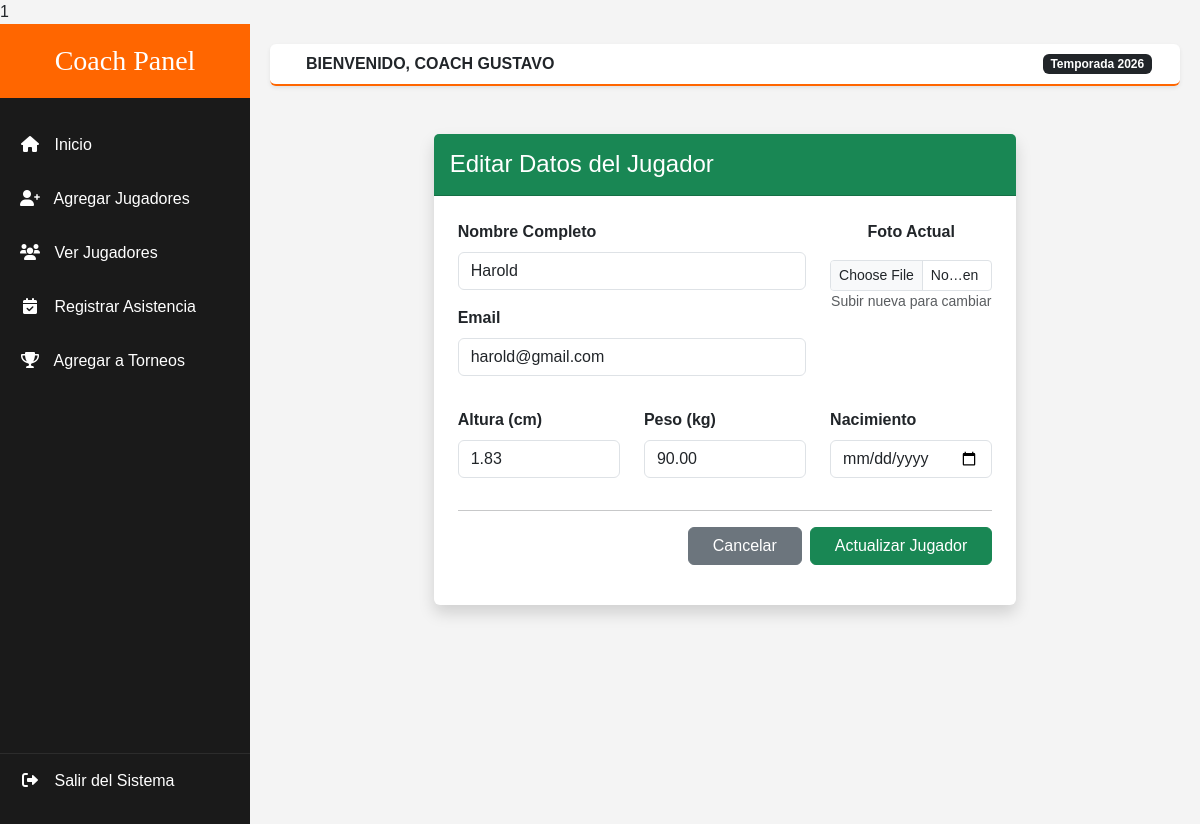
Page /client/entrenador/views/jugadores/update.php?id=1 (signed in) on the committed database.
### tables this page shows
CREATE TABLE `usuarios` (
  `id_usuario` int(11) NOT NULL,
  `nombre_usuario` varchar(100) NOT NULL,
  `password_usuario` varchar(255) NOT NULL,
  `email_usuario` varchar(100) DEFAULT NULL,
  `id_universidad_fk` int(11) DEFAULT NULL,
  `id_rol_fk` int(11) DEFAULT NULL,
  `fecha_creacion` timestamp NOT NULL DEFAULT current_timestamp(),
  `fecha_actualizacion` timestamp NOT NULL DEFAULT current_timestamp() ON UPDATE current_timestamp(),
  `isActive` int(11) DEFAULT NULL
);

CREATE TABLE `jugadores` (
  `id_jugador` int(11) NOT NULL,
  `nombre_jugador` varchar(100) DEFAULT NULL,
  `email_jugador` varchar(100) DEFAULT NULL,
  `password_jugador` varchar(255) DEFAULT NULL,
  `altura_jugador` decimal(3,2) DEFAULT NULL,
  `peso_jugador` decimal(5,2) DEFAULT NULL,
  `fecha_nacimiento` date DEFAULT NULL,
  `id_universidad_fk` int(11) DEFAULT NULL,
  `id_objetivo_fk` int(11) DEFAULT NULL,
  `isActive` int(11) DEFAULT NULL,
  `fecha_creacion` timestamp NOT NULL DEFAULT current_timestamp(),
  `fecha_actualizacion` timestamp NOT NULL DEFAULT current_timestamp() ON UPDATE current_timestamp(),
  `imagen_jugador` text DEFAULT NULL
);

### app/config.php (called while the page is built, shortened)
<?php
    $URL = "http://localhost/academy";
?>

### client/entrenador/layouts/verificacion.php (called while the page is built, shortened)
<?php
    require_once __DIR__ . '/../../../app/config.php';
    if (!isset($_SESSION['sesionentrenador'])) {
        $_SESSION['mensaje'] = "Debes iniciar sesión para acceder";
        $_SESSION['icon_mensaje'] = "warning";
        header('Location: ' . $URL . '/login.php');
        exit();
    } else {
        $usuario_sesion = $_SESSION['sesionentrenador'];
        $sql2 = "SELECT * FROM usuarios WHERE email_usuario = :email";
        $query = $pdo->prepare($sql2);
        $query->bindParam(':email', $usuario_sesion);
        $query->execute();
        $usuarioLogueado = $query->fetch(PDO::FETCH_ASSOC);
    }
?>

### client/entrenador/views/jugadores/update.php (the view, shortened to what this page needs)
<?php include '../../layouts/verificacion.php'; ?>
<?php
$id_jugador_get = $_GET['id'] ?? null;
$sql = "SELECT * FROM jugadores WHERE id_jugador = :id_jugador AND id_universidad_fk = :id_uni";
$query = $pdo->prepare($sql);
$query->bindParam(':id_jugador', $id_jugador_get, PDO::PARAM_INT);
$query->bindParam(':id_uni', $usuarioLogueado['id_universidad_fk'], PDO::PARAM_INT);
$query->execute();
$jugador = $query->fetch(PDO::FETCH_ASSOC);
include '../../layouts/parte1.php';
?>
<div class="container mt-5">
    <div class="row justify-content-center">
        <div class="col-md-8">
            <div class="card shadow border-0">
                <div class="card-header bg-success text-white py-3">
                    <h4 class="mb-0"><i class="bi bi-pencil-square"></i> Editar Datos del Jugador</h4>
                </div>
                <div class="card-body p-4">
                    <form action="<?php echo $URL ?>/app/controllers/controllers_entrenador/jugadores/update.php" method="POST" enctype="multipart/form-data">
                        <div class="row">
                            <div class="col-md-8">
                                <div class="mb-3">
                                    <label class="form-label fw-bold">Nombre Completo</label>
                                    <input type="text" name="nombre_jugador" class="form-control"
                                           value="<?php echo $jugador['nombre_jugador']; ?>" required>
                                </div>
                                <div class="mb-3">
                                    <label class="form-label fw-bold">Email</label>
                                    <input type="email" name="email_jugador" class="form-control"
                                           value="<?php echo $jugador['email_jugador']; ?>" required>
                                </div>
                            </div>
                            <div class="col-md-4 text-center">
                                <label class="form-label fw-bold">Foto Actual</label>
                                <input type="file" name="imagen_jugador" class="form-control form-control-sm">
                                <small class="text-muted small">Subir nueva para cambiar</small>
                            </div>
                        </div>
                        <div class="row mt-3">
                            <div class="col-md-4 mb-3">
                                <label class="form-label fw-bold">Altura (cm)</label>
                                <input type="number" name="altura_jugador" class="form-control"
                                       value="<?php echo $jugador['altura_jugador']; ?>" required>
                            </div>
                            <div class="col-md-4 mb-3">
                                <label class="form-label fw-bold">Peso (kg)</label>
                                <input type="number" step="0.1" name="peso_jugador" class="form-control"
                                       value="<?php echo $jugador['peso_jugador']; ?>" required>
                            </div>
                            <div class="col-md-4 mb-3">
                                <label class="form-label fw-bold">Nacimiento</label>
                                <input type="date" name="fecha_nacimiento" class="form-control"
                                       value="<?php echo $jugador['fecha_nacimiento']; ?>" required>
                            </div>
                        </div>
                        <hr>
                        <div class="d-flex justify-content-end gap-2">
                            <a href="index.php" class="btn btn-secondary px-4">Cancelar</a>
                            <button type="submit" class="btn btn-success px-4">
                                <i class="bi bi-arrow-repeat"></i> Actualizar Jugador
                            </button>
                        </div>
                    </form>
                </div>
            </div>
        </div>
    </div>
</div>
<?php include '../../layouts/parte2.php'; ?>

### client/entrenador/layouts/parte1.php (shortened to what this page needs)
<?php
    require_once __DIR__ . '/../../../app/config.php';
?>
<!DOCTYPE html>
<html lang="es">
<head>
    <link href="https://cdn.jsdelivr.net/npm/bootstrap@5.3.0/dist/css/bootstrap.min.css" rel="stylesheet">
    <link rel="stylesheet" href="https://cdnjs.cloudflare.com/ajax/libs/font-awesome/6.0.0/css/all.min.css">
</head>
<body>
<div class="wrapper">
    <nav id="sidebar">
        <div class="sidebar-header text-center">
            <h3 class="bebas mb-0">Coach Panel</h3>
        </div>
        <ul class="list-unstyled components">
            <li class="active">
                <a href="#"><i class="fas fa-home"></i> Inicio</a>
            </li>
            <li>
                <a href="<?php echo $URL . '/client/entrenador/views/jugadores/create.php'; ?>"><i class="fas fa-user-plus"></i> Agregar Jugadores</a>
            </li>
            <li>
                <a href="<?php echo $URL . '/client/entrenador/views/jugadores/index.php'; ?>"><i class="fas fa-users"></i> Ver Jugadores</a>
            </li>
            <li>
                <a href="#"><i class="fas fa-calendar-check"></i> Registrar Asistencia</a>
            </li>
            <li>
                <a href="#"><i class="fas fa-trophy"></i> Agregar a Torneos</a>
            </li>
        </ul>
        <div class="logout-section">
            <ul class="list-unstyled">
                <li>
                    <a href="<?php echo $URL; ?>/app/controllers/controllers_entrenador/logout.php" class="logout-link text-white">
                        <i class="fas fa-sign-out-alt"></i> Salir del Sistema
                    </a>
                </li>
            </ul>
        </div>
    </nav>
    <div id="content">
        <nav class="navbar navbar-expand-lg navbar-admin px-3 py-2 shadow-sm rounded">
            <div class="container-fluid">
                <span class="ms-2 fw-bold text-uppercase">Bienvenido, Coach <?php echo $usuarioLogueado['nombre_usuario']; ?></span>
                <div class="ms-auto">
                    <span class="badge bg-dark">Temporada 2026</span>
                </div>
            </div>
        </nav>

### client/entrenador/layouts/parte1.php (style rules this page uses)
:root { --naranja-basket: #ff6600; --negro-pro: #1a1a1a; --gris-suave: #2c2c2c; }
body { font-family: 'Poppins', sans-serif; background-color: #f4f4f4; }
.bebas { font-family: 'Bebas Neue', cursive; }
.wrapper { display: flex; width: 100%; align-items: stretch; }
#sidebar { min-width: 250px; max-width: 250px; background: var(--negro-pro); color: #fff; transition: all 0.3s; min-height: 100vh; display: flex; flex-direction: column; }
#sidebar .sidebar-header { padding: 20px; background: var(--naranja-basket); }
#sidebar ul.components { padding: 20px 0; }
#sidebar ul li a { padding: 15px 20px; display: block; color: white; text-decoration: none; transition: 0.3s; font-weight: 500; }
#sidebar ul li a i { margin-right: 10px; width: 20px; text-align: center; }
#content { width: 100%; padding: 20px; }
.navbar-admin { background: white; border-bottom: 2px solid var(--naranja-basket); margin-bottom: 30px; }
.logout-section { margin-top: auto; border-top: 1px solid var(--gris-suave); }

### rows in the picture
usuarios: nombre_usuario "GUSTAVO"
jugadores: nombre_jugador "Harold", email_jugador "harold@gmail.com", altura_jugador "1.83", peso_jugador "90.00"
